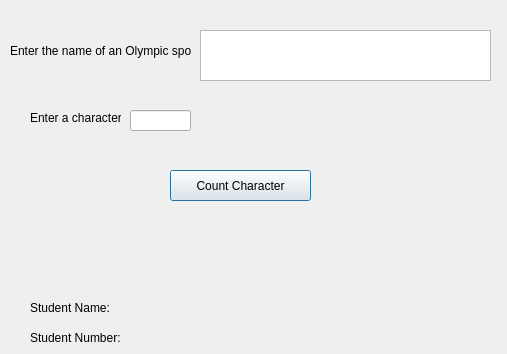
<?xml version="1.0" encoding="UTF-8"?>
<ui version="4.0">
 <class>Dialog</class>
 <widget class="QDialog" name="Dialog">
  <property name="geometry">
   <rect>
    <x>0</x>
    <y>0</y>
    <width>507</width>
    <height>354</height>
   </rect>
  </property>
  <property name="windowTitle">
   <string>Dialog</string>
  </property>
  <widget class="QLabel" name="label">
   <property name="geometry">
    <rect>
     <x>10</x>
     <y>30</y>
     <width>181</width>
     <height>41</height>
    </rect>
   </property>
   <property name="text">
    <string>Enter the name of an Olympic sport</string>
   </property>
  </widget>
  <widget class="QPlainTextEdit" name="plainTextEditProject">
   <property name="geometry">
    <rect>
     <x>200</x>
     <y>30</y>
     <width>291</width>
     <height>51</height>
    </rect>
   </property>
  </widget>
  <widget class="QLabel" name="labelCharCount">
   <property name="geometry">
    <rect>
     <x>30</x>
     <y>110</y>
     <width>91</width>
     <height>16</height>
    </rect>
   </property>
   <property name="text">
    <string>Enter a character</string>
   </property>
  </widget>
  <widget class="QLineEdit" name="lineEditChar">
   <property name="geometry">
    <rect>
     <x>130</x>
     <y>110</y>
     <width>61</width>
     <height>21</height>
    </rect>
   </property>
  </widget>
  <widget class="QPushButton" name="pushButtonCount">
   <property name="geometry">
    <rect>
     <x>170</x>
     <y>170</y>
     <width>141</width>
     <height>31</height>
    </rect>
   </property>
   <property name="text">
    <string>Count Character</string>
   </property>
  </widget>
  <widget class="QLabel" name="labelStudentName">
   <property name="geometry">
    <rect>
     <x>30</x>
     <y>300</y>
     <width>81</width>
     <height>16</height>
    </rect>
   </property>
   <property name="text">
    <string>Student Name:</string>
   </property>
  </widget>
  <widget class="QLabel" name="labelStudentNumber">
   <property name="geometry">
    <rect>
     <x>30</x>
     <y>330</y>
     <width>91</width>
     <height>16</height>
    </rect>
   </property>
   <property name="text">
    <string>Student Number:</string>
   </property>
  </widget>
  <widget class="QLabel" name="labelDisplayCount">
   <property name="geometry">
    <rect>
     <x>40</x>
     <y>240</y>
     <width>361</width>
     <height>51</height>
    </rect>
   </property>
   <property name="text">
    <string/>
   </property>
  </widget>
 </widget>
 <resources/>
 <connections/>
</ui>
